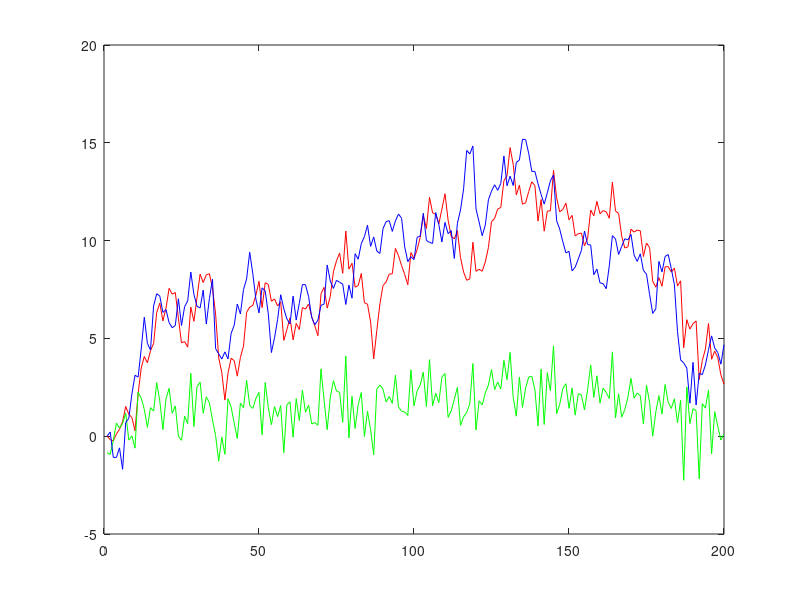

The MATLAB source for this figure:
N=200;
w(1)=0;
w=randn(1,N)
x(1)=0;
a=1;
for k=2:N;
x(k)=a*x(k-1)+w(k-1);
end
V=randn(1,N);
q1=std(V);
Rvv=q1.^2;
q2=std(x);
Rxx=q2.^2;
q3=std(w);
Rww=q3.^2;
c=0.2;
Y=c*x+V;
p(1)=0;
s(1)=0;
for t=2:N;
p1(t)=a.^2*p(t-1)+Rww;
b(t)=c*p1(t)/(c.^2*p1(t)+Rvv);
s(t)=a*s(t-1)+b(t)*(Y(t)-a*c*s(t-1));
p(t)=p1(t)-c*b(t)*p1(t);
end
t=1:N;
plot(t,s,'r',t,Y,'g',t,x,'b');
